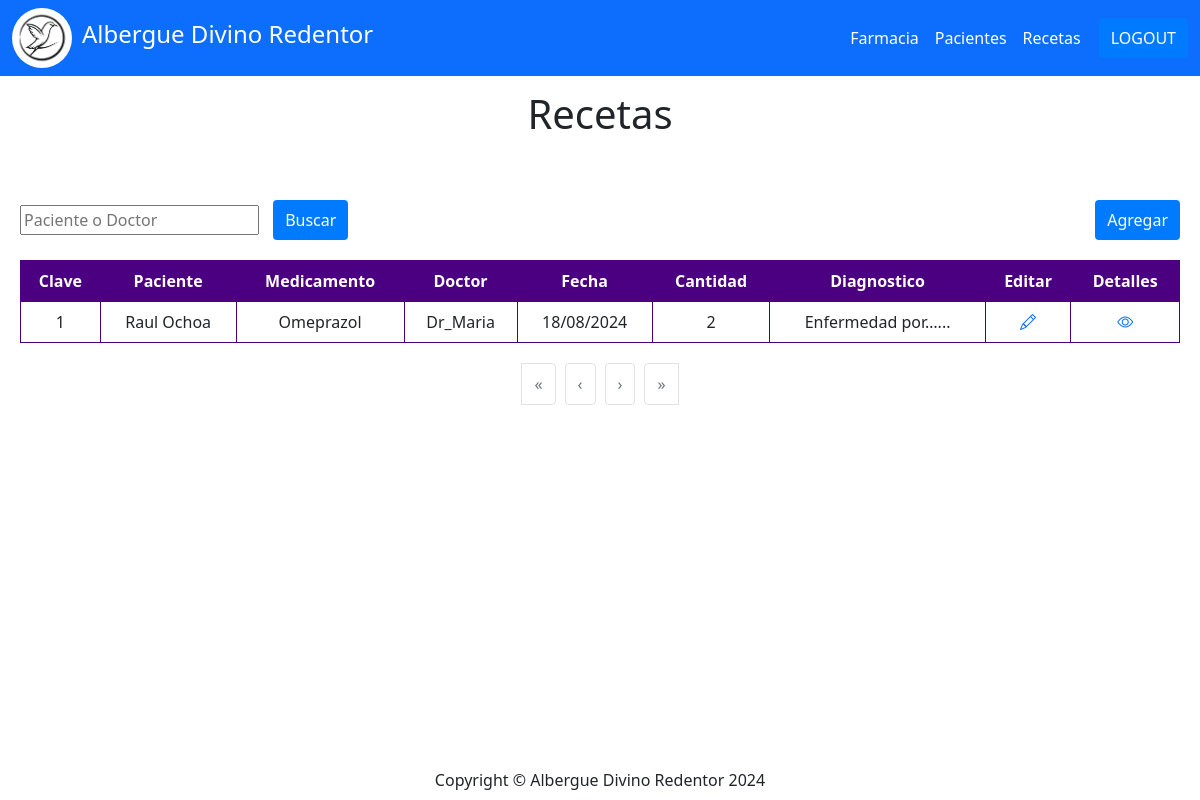
Screenshot of /recetas/ (signed in) with the database file from the repository.
### receta/models.py (models this page shows, shortened)
class Receta(models.Model):
    id = models.AutoField(primary_key=True)
    paciente = models.ForeignKey(Paciente, on_delete=models.CASCADE, verbose_name="Paciente")
    doctor = models.ForeignKey(User, on_delete=models.CASCADE, verbose_name="Doctor")
    diagnostico = RichTextField(verbose_name="Diagnostico")
    medicamento = models.ForeignKey(Medicamentos, on_delete=models.CASCADE, verbose_name="Medicamento")
    cantidad = models.IntegerField(verbose_name="Cantidad")
    created = models.DateTimeField(auto_now_add=True, verbose_name="Registrado")
    class Meta:
        verbose_name = 'Receta'
        verbose_name_plural = 'Recetas'
        ordering = ["-created"]

### paciente/models.py (models this page shows, shortened)
class Paciente(models.Model):
    id = models.AutoField(primary_key=True)
    nombrePaciente = models.TextField(verbose_name="Nombre")
    apellidoPaciente = models.TextField(verbose_name="Apellido", null=True, blank=True)
    edad = models.IntegerField(verbose_name="Edad")
    genero = models.IntegerField(
        null=False,
        blank=False,
        verbose_name="Genero",
        choices = genero_opcion,
        default=1)
    fotoPaciente = models.FileField(upload_to="fotoPaciente", blank=True, null=True, verbose_name="Fotografia")
    created = models.DateTimeField(auto_now_add=True)
    updated = models.DateTimeField(auto_now_add=True)
    class Meta:
        verbose_name = "Paciente"
        verbose_name_plural = "Pacientes"
        ordering = ["id"]

### farmacia/models.py (models this page shows)
class Medicamentos(models.Model):
    id = models.AutoField(primary_key = True)
    nombreMed = models.TextField(verbose_name = "Nombre de medicamento", null = True)
    categoria = models.TextField(verbose_name = "Categoría", null = True)
    cantidad = models.IntegerField(verbose_name = "Cantidad", null = True)
    fechaVen = models.DateField(verbose_name = "Fecha de vencimiento", null = True)
    descripcion = models.TextField(verbose_name = "Descripción del medicamento", null = True)
    fotoMed = models.FileField(upload_to = "fotosMedicamentos", blank = True, null = True, verbose_name = "Foto del medicamento")
    created = models.DateTimeField(auto_now_add=True)
    updated = models.DateTimeField(auto_now_add=True)
    class Meta:
        verbose_name = "Medicamento"
        verbose_name_plural = "Medicamentos"
        ordering = ["id"]
    def __str__(self):
        return self.nombreMed

### receta/views.py (the view)
# urls.py: path('recetas/', receta_views.viewReceta, name="Recetas"),
@login_required
def viewReceta(request):
    isAdmin = utils.checkRol(request)
    query = request.GET.get('busqueda','')
    recetas = Receta.objects.all()
    if query:
        recetas = recetas.filter(
            Q(paciente__nombrePaciente__icontains=query) |
            Q(doctor__username__icontains=query) |
            Q(id__icontains=query)
        )
    paginacion = utils.paginar(recetas, request)
    return render(request,"receta/viewRecetas.html",{'recetas':paginacion, 'query':query, 'isAdmin':isAdmin})

### utils/utils.py (called while the page is built)
def paginar(queryset, request, items_per_page=8):
    paginacion = Paginator(queryset, items_per_page)
    pagina = request.GET.get('page')
    try:
        objetos_paginados = paginacion.page(pagina)
    except PageNotAnInteger:
        objetos_paginados = paginacion.page(1)
    except EmptyPage:
        objetos_paginados = paginacion.page(paginacion.num_pages)
    return objetos_paginados

def checkRol(request):
    user = request.user
    if user.groups.filter(name='Admin').exists():
        return True
    else:
        return False

### receta/templates/receta/viewRecetas.html (shortened to what this page needs)
{% extends "home/base.html" %}
{% block contenido %}
<div class="text-center" style= "padding:10px">
    <h1>Recetas</h1>
</div>
<container class="container-table">
    <div class="container-button">
        <div class="box">
            <form method="GET" action="{% url 'Recetas' %}">
                <input type="search" name="busqueda" value="{{query}}" placeholder="Paciente o Doctor">
                <button  type="submit" class="button-search">Buscar</button>
            </form>
        </div>
        {% if not isAdmin %}
        <button class="button-add" onclick="location.href='{%url 'RegistrarReceta'%}'">Agregar</button>
        {% endif %}
    </div>
    <div class= "container-table">
<table class="table table-bordered border-purple text-center align-middle">
    <thead class= "table-purple">
        <tr class="text-white">
            <th>Clave</th>
            <th>Paciente</th>
            <th>Medicamento</th>
            <th>Doctor</th>
            <th>Fecha</th>
            <th>Cantidad</th>
            <th>Diagnostico</th>
            {% if not isAdmin %}
            <th>Editar</th>
            {% endif %}
            <th>Detalles</th>
        </tr>
    </thead>
    <tboody>
        {% for receta in recetas  %}
        <tr>
            <td>{{receta.id}}</td>
            <td>{{ receta.paciente.nombrePaciente }} {{ receta.paciente.apellidoPaciente }}</td>
            <td>{{receta.medicamento}}</td>
            <td>{{receta.doctor}}</td>
            <td>{{receta.created|date:"d/m/Y"}}</td>
            <td>{{receta.cantidad}}</td>
            <td>{{receta.diagnostico|striptags|truncatechars:15}}...</td>
            {% if not isAdmin %}
            <td><a href="{% url "EditarRec" receta.id %}"><i class="bi bi-pencil"></i></td>
            {% endif %}
            <td><a href="{% url "infoReceta" receta.id %}"><i class = "bi bi-eye"></i></a></td>
        </tr>
        {% endfor %}
    </tboody>
</table>
</div>
<div class="pagination-container">
    <ul class="pagination-list">
        {% if pacientes.has_previous %}
            <li class="page-item">
                <a class="page-link" href="?page=1{% if query %}&q={{ query }}{% endif %}">&laquo;</a>
            </li>
            <li class="page-item">
                <a class="page-link" href="?page={{ pacientes.previous_page_number }}{% if query %}&q={{ query }}{% endif %}">&lsaquo;</a>
            </li>
        {% else %}
            <li class="page-item disabled">
                <span class="page-link">&laquo;</span>
            </li>
            <li class="page-item disabled">
                <span class="page-link">&lsaquo;</span>
            </li>
        {% endif %}
        {% if pacientes.has_next %}
            <li class="page-item">
                <a class="page-link" href="?page={{ pacientes.next_page_number }}{% if query %}&q={{ query }}{% endif %}">&rsaquo;</a>
            </li>
        {% else %}
            <li class="page-item disabled">
                <span class="page-link">&rsaquo;</span>
            </li>
            <li class="page-item disabled">
                <span class="page-link">&raquo;</span>
            </li>
        {% endif %}
    </ul>
</div>
</container>
{% endblock  %}

### rows the page displays
Receta: id "1", paciente.nombrePaciente "Raul", paciente.apellidoPaciente "Ochoa", medicamento "Omeprazol", doctor "Dr_Maria", created "18/08/2024", cantidad "2", diagnostico "Enfermedad por…"
